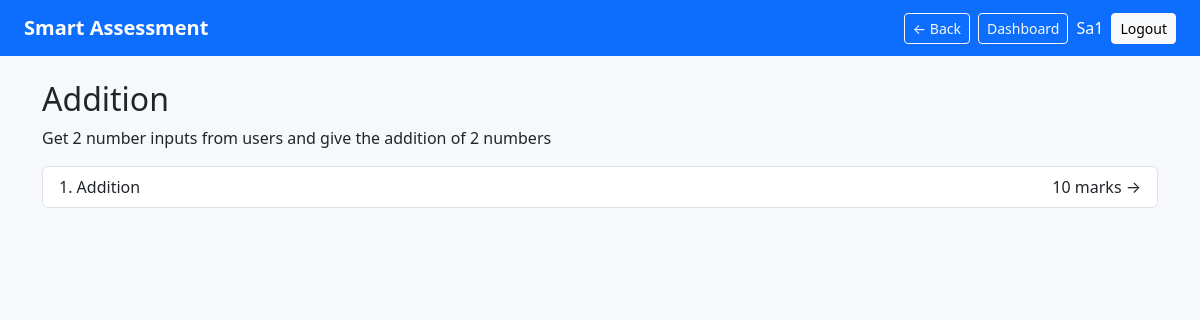
Page /assessment/1/ (signed in) on the committed database.
### assessments/models.py (models this page shows, shortened)
class Assessment(models.Model):
    title = models.CharField(max_length=200)
    description = models.TextField()
    duration = models.PositiveIntegerField(help_text='Minutes')
    created_by = models.ForeignKey(User, on_delete=models.CASCADE, related_name='assessments')
    assigned_students = models.ManyToManyField(User, blank=True, related_name='assigned_assessments')
    is_published = models.BooleanField(default=False)
    created_at = models.DateTimeField(auto_now_add=True)

class Question(models.Model):
    assessment = models.ForeignKey(Assessment, on_delete=models.CASCADE, related_name='questions')
    title = models.CharField(max_length=200)
    problem_statement = models.TextField()
    input_format = models.TextField(blank=True)
    output_format = models.TextField(blank=True)
    constraints = models.TextField(blank=True)
    marks = models.PositiveIntegerField(default=10)
    allowed_languages = models.CharField(max_length=100, default='c,cpp,python,java')
    time_limit = models.PositiveIntegerField(default=2, help_text='Seconds')
    memory_limit = models.PositiveIntegerField(default=128, help_text='MB')

### assessments/views.py (the view)
# urls.py: path('assessment/<int:assessment_id>/', views.student_assessment, name='student_assessment'), path('question/<int:question_id>/code/', views.coding_page, name='coding_page'), path('api/question/<int:q
@login_required
def student_assessment(request, assessment_id):
    assessment = get_object_or_404(Assessment, pk=assessment_id, is_published=True, assigned_students=request.user)
    return render(request, 'assessments/student_assessment.html', {'assessment': assessment})

### templates/assessments/student_assessment.html
{% extends 'assessments/base.html' %}{% block content %}<h2>{{ assessment.title }}</h2><p>{{ assessment.description }}</p><div class="list-group">{% for q in assessment.questions.all %}<a class="list-group-item list-group-item-action d-flex justify-content-between" href="{% url 'coding_page' q.id %}"><span>{{ forloop.counter }}. {{ q.title }}</span><span>{{ q.marks }} marks →</span></a>{% endfor %}</div>{% endblock %}

### templates/assessments/base.html (shortened to what this page needs)
{% load static %}<!doctype html><html><head><link href="https://cdn.jsdelivr.net/npm/bootstrap@5.3.3/dist/css/bootstrap.min.css" rel="stylesheet"><link href="{% static 'css/site.css' %}" rel="stylesheet"></head><body><nav class="navbar navbar-dark bg-primary px-4"><a class="navbar-brand fw-bold" href="{% url 'landing' %}">Smart Assessment</a><div class="ms-auto d-flex align-items-center gap-2"><button type="button" class="btn btn-outline-light btn-sm" onclick="history.back()">← Back</button>{% if user.is_authenticated %}<a class="btn btn-outline-light btn-sm" href="{% url 'dashboard' %}">Dashboard</a><span class="text-white">{{ user.username }}</span><a class="btn btn-light btn-sm" href="{% url 'logout' %}">Logout</a>{% endif %}</div></nav><main class="container py-4">{% block content %}{% endblock %}</main></body></html>

### static/css/site.css (style rules this page uses)
body { background:#f6f8fb }

### rows in the picture
Assessment: title "Addition", description "Get 2 number inputs from users and give the addition of 2 numbers"
Question: title "Addition", marks "10"

### other values in the picture
{{ user.username }} "Sa1"
